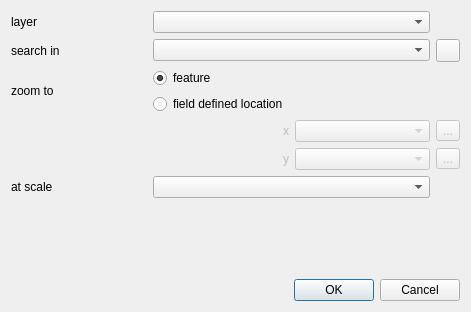
<?xml version="1.0" encoding="UTF-8"?>
<ui version="4.0">
 <class>LayerEntry</class>
 <widget class="QDialog" name="LayerEntry">
  <property name="geometry">
   <rect>
    <x>0</x>
    <y>0</y>
    <width>471</width>
    <height>312</height>
   </rect>
  </property>
  <property name="windowTitle">
   <string>Big Search :: layer entry</string>
  </property>
  <layout class="QGridLayout" name="gridLayout_3">
   <item row="1" column="0">
    <widget class="QLabel" name="label_2">
     <property name="text">
      <string>search in</string>
     </property>
    </widget>
   </item>
   <item row="2" column="0" rowspan="2">
    <widget class="QLabel" name="label_5">
     <property name="text">
      <string>zoom to</string>
     </property>
    </widget>
   </item>
   <item row="9" column="0" colspan="4">
    <widget class="QDialogButtonBox" name="buttonBox">
     <property name="orientation">
      <enum>Qt::Horizontal</enum>
     </property>
     <property name="standardButtons">
      <set>QDialogButtonBox::Cancel|QDialogButtonBox::Ok</set>
     </property>
    </widget>
   </item>
   <item row="0" column="1" colspan="2">
    <widget class="QComboBox" name="layerCombobox"/>
   </item>
   <item row="3" column="1" colspan="3">
    <widget class="QRadioButton" name="zoomToExpressionRadio">
     <property name="text">
      <string>field defined location</string>
     </property>
     <attribute name="buttonGroup">
      <string notr="true">buttonGroup</string>
     </attribute>
    </widget>
   </item>
   <item row="7" column="0">
    <widget class="QLabel" name="label_6">
     <property name="text">
      <string>at scale</string>
     </property>
    </widget>
   </item>
   <item row="1" column="3">
    <widget class="QToolButton" name="searchExpressionButton">
     <property name="text">
      <string/>
     </property>
     <property name="icon">
      <iconset resource="../resources.qrc">
       <normaloff>:/plugins/globalfinder/icons/expression.svg</normaloff>:/plugins/globalfinder/icons/expression.svg</iconset>
     </property>
    </widget>
   </item>
   <item row="7" column="1" colspan="2">
    <widget class="QComboBox" name="comboBox"/>
   </item>
   <item row="2" column="1" colspan="3">
    <widget class="QRadioButton" name="zoomToFeatureRadio">
     <property name="text">
      <string>feature</string>
     </property>
     <property name="checked">
      <bool>true</bool>
     </property>
     <attribute name="buttonGroup">
      <string notr="true">buttonGroup</string>
     </attribute>
    </widget>
   </item>
   <item row="0" column="0">
    <widget class="QLabel" name="label">
     <property name="text">
      <string>layer</string>
     </property>
    </widget>
   </item>
   <item row="1" column="1" colspan="2">
    <widget class="QComboBox" name="searchCombobox"/>
   </item>
   <item row="4" column="1" colspan="3">
    <widget class="QWidget" name="widget" native="true">
     <property name="enabled">
      <bool>false</bool>
     </property>
     <property name="sizePolicy">
      <sizepolicy hsizetype="Preferred" vsizetype="Maximum">
       <horstretch>0</horstretch>
       <verstretch>0</verstretch>
      </sizepolicy>
     </property>
     <layout class="QGridLayout" name="gridLayout">
      <property name="margin">
       <number>0</number>
      </property>
      <item row="2" column="2">
       <widget class="QComboBox" name="yCombobox"/>
      </item>
      <item row="1" column="2">
       <widget class="QComboBox" name="xCombobox">
        <property name="sizePolicy">
         <sizepolicy hsizetype="Preferred" vsizetype="Fixed">
          <horstretch>0</horstretch>
          <verstretch>0</verstretch>
         </sizepolicy>
        </property>
       </widget>
      </item>
      <item row="1" column="3">
       <widget class="QToolButton" name="xExpressionButton">
        <property name="text">
         <string>...</string>
        </property>
        <property name="icon">
         <iconset resource="../resources.qrc">
          <normaloff>:/plugins/globalfinder/icons/expression.svg</normaloff>:/plugins/globalfinder/icons/expression.svg</iconset>
        </property>
       </widget>
      </item>
      <item row="2" column="3">
       <widget class="QToolButton" name="yExpressionButton">
        <property name="text">
         <string>...</string>
        </property>
        <property name="icon">
         <iconset resource="../resources.qrc">
          <normaloff>:/plugins/globalfinder/icons/expression.svg</normaloff>:/plugins/globalfinder/icons/expression.svg</iconset>
        </property>
       </widget>
      </item>
      <item row="1" column="0">
       <widget class="QLabel" name="label_3">
        <property name="sizePolicy">
         <sizepolicy hsizetype="Preferred" vsizetype="Preferred">
          <horstretch>0</horstretch>
          <verstretch>0</verstretch>
         </sizepolicy>
        </property>
        <property name="text">
         <string>x</string>
        </property>
        <property name="alignment">
         <set>Qt::AlignRight|Qt::AlignTrailing|Qt::AlignVCenter</set>
        </property>
       </widget>
      </item>
      <item row="2" column="0">
       <widget class="QLabel" name="label_4">
        <property name="text">
         <string>y</string>
        </property>
        <property name="alignment">
         <set>Qt::AlignRight|Qt::AlignTrailing|Qt::AlignVCenter</set>
        </property>
       </widget>
      </item>
     </layout>
    </widget>
   </item>
   <item row="8" column="0">
    <spacer name="verticalSpacer">
     <property name="orientation">
      <enum>Qt::Vertical</enum>
     </property>
     <property name="sizeHint" stdset="0">
      <size>
       <width>20</width>
       <height>40</height>
      </size>
     </property>
    </spacer>
   </item>
  </layout>
 </widget>
 <resources>
  <include location="../resources.qrc"/>
 </resources>
 <connections>
  <connection>
   <sender>buttonBox</sender>
   <signal>accepted()</signal>
   <receiver>LayerEntry</receiver>
   <slot>accept()</slot>
   <hints>
    <hint type="sourcelabel">
     <x>248</x>
     <y>276</y>
    </hint>
    <hint type="destinationlabel">
     <x>157</x>
     <y>265</y>
    </hint>
   </hints>
  </connection>
  <connection>
   <sender>buttonBox</sender>
   <signal>rejected()</signal>
   <receiver>LayerEntry</receiver>
   <slot>reject()</slot>
   <hints>
    <hint type="sourcelabel">
     <x>283</x>
     <y>278</y>
    </hint>
    <hint type="destinationlabel">
     <x>286</x>
     <y>265</y>
    </hint>
   </hints>
  </connection>
  <connection>
   <sender>zoomToExpressionRadio</sender>
   <signal>toggled(bool)</signal>
   <receiver>widget</receiver>
   <slot>setEnabled(bool)</slot>
   <hints>
    <hint type="sourcelabel">
     <x>217</x>
     <y>119</y>
    </hint>
    <hint type="destinationlabel">
     <x>171</x>
     <y>163</y>
    </hint>
   </hints>
  </connection>
 </connections>
 <buttongroups>
  <buttongroup name="buttonGroup"/>
 </buttongroups>
</ui>
